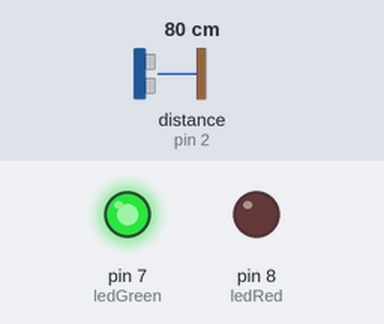
Bench run of a sketch on a simulated Arduino Uno, built with avr-gcc and run on an emulated ATmega328P. On the bench: output pins drawn as LEDs (lit = HIGH). Wiring (inferred from the names in the program): ultrasonic range finder: trigger pin 3; echo pin 2. The inputs (shaded band) are chosen by the test bench; at power-on: distance to the obstacle (sensor on pin 2) 80 cm. The echo pulse lasts 58.3 µs per cm; pins used as bus, display or sensor lines are not drawn.

Above: at 1.2 s.
1.3 s: distance to the obstacle (sensor on pin 2) set to 18 cm
2.8 s: distance to the obstacle (sensor on pin 2) set to 15 cm
At 3.5 s:
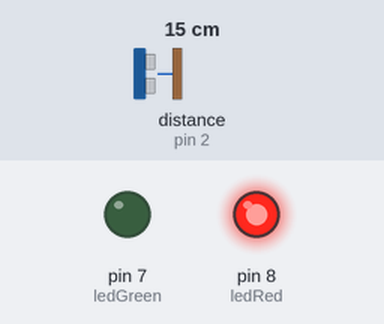
4.3 s: distance to the obstacle (sensor on pin 2) set to 35 cm
At 5.3 s:
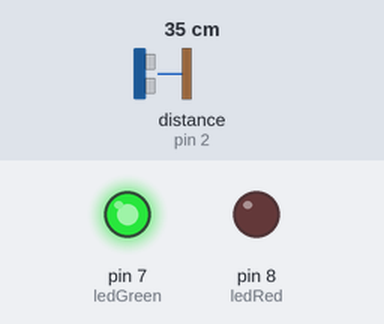
5.8 s: distance to the obstacle (sensor on pin 2) set to 2 cm
At 6.6 s:
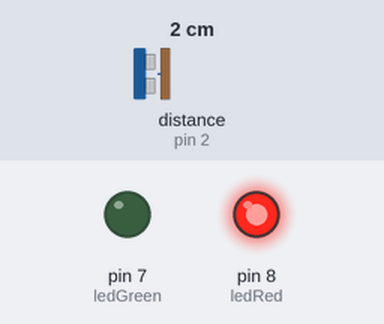
Timing chart, 0 to 8.3 s (numbered marks = the images above; inputs shaded):
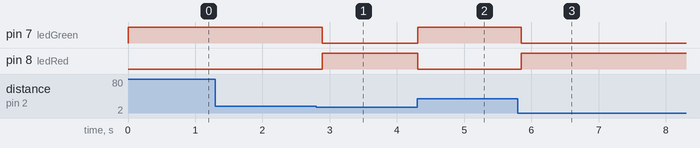

Measured:
- the behaviour switches between 17 and 16 cm on distance to the obstacle (sensor on pin 2) (found by bisection; images 0 and 1)
- after the input at 1.3 s, every drawn part: stays the same
- after the input at 2.8 s, pin 7 (ledGreen): HIGH → LOW after 0.09 s; pin 8 (ledRed): LOW → HIGH after 0.09 s
- after the input at 4.3 s, pin 7 (ledGreen): LOW → HIGH at once; pin 8 (ledRed): HIGH → LOW at once
- after the input at 5.8 s, pin 7 (ledGreen): HIGH → LOW after 0.05 s; pin 8 (ledRed): LOW → HIGH after 0.05 s

The sketch:

sketch_sensorproximidade.ino
```cpp
// Distancia definida
const int distancia_captar = 15;

// Portas do sensor
const int TRIG = 3;
const int ECHO = 2;

// Portas dos leds
const int ledGreen = 7;
const int ledRed = 8;

// Iniciar o arduino, definir portas que sao de saida e portas que sao de entrada
void setup() {

  // Configurações do Sensor
  pinMode(TRIG,OUTPUT); // pino que envia o sinal
  pinMode(ECHO,INPUT); // pino que recebe o sinal

  // Configurações do LED
  pinMode(ledGreen, OUTPUT);
  pinMode(ledRed, OUTPUT);
}

// Funcao para apagar e ligar os leds, baseados na distancia de um objeto
void loop() {
  int distancia = calcula_distancia(TRIG,ECHO); // chamamos a funcao que calcula a distancia, passando os pinos TRIG e ECHO ja definidos

    if(distancia <= distancia_captar){ // se a distancia do objeto for menor ou igual do que a definida, entra aqui
      digitalWrite(ledGreen, LOW); // desliga o led verde
      digitalWrite(ledRed, HIGH); // liga o led vermelho
    }
    else{ // caso a distancia seja maior do que a definida
      digitalWrite(ledGreen, HIGH); // liga o led verde
      digitalWrite(ledRed, LOW); // desliga o led vermelho
    }
  delay(100); // delay para repetir a verificacao
}

// Funcao utilizada para calcular a distancia
int calcula_distancia(int pinotrig,int pinoecho){
  digitalWrite(pinotrig,LOW); // seta o pino TRIG como LOW
  delayMicroseconds(2); // espera 2 microssegundos
  digitalWrite(pinotrig,HIGH); // seta o pino TRIG como HIGH
  delayMicroseconds(10); // espera 10 microssegundos
  digitalWrite(pinotrig,LOW); // seta o pino TRIG como LOW novamente

  return pulseIn(pinoecho,HIGH)/58; // retorna a distancia que o objeto esta em cm
}
```
